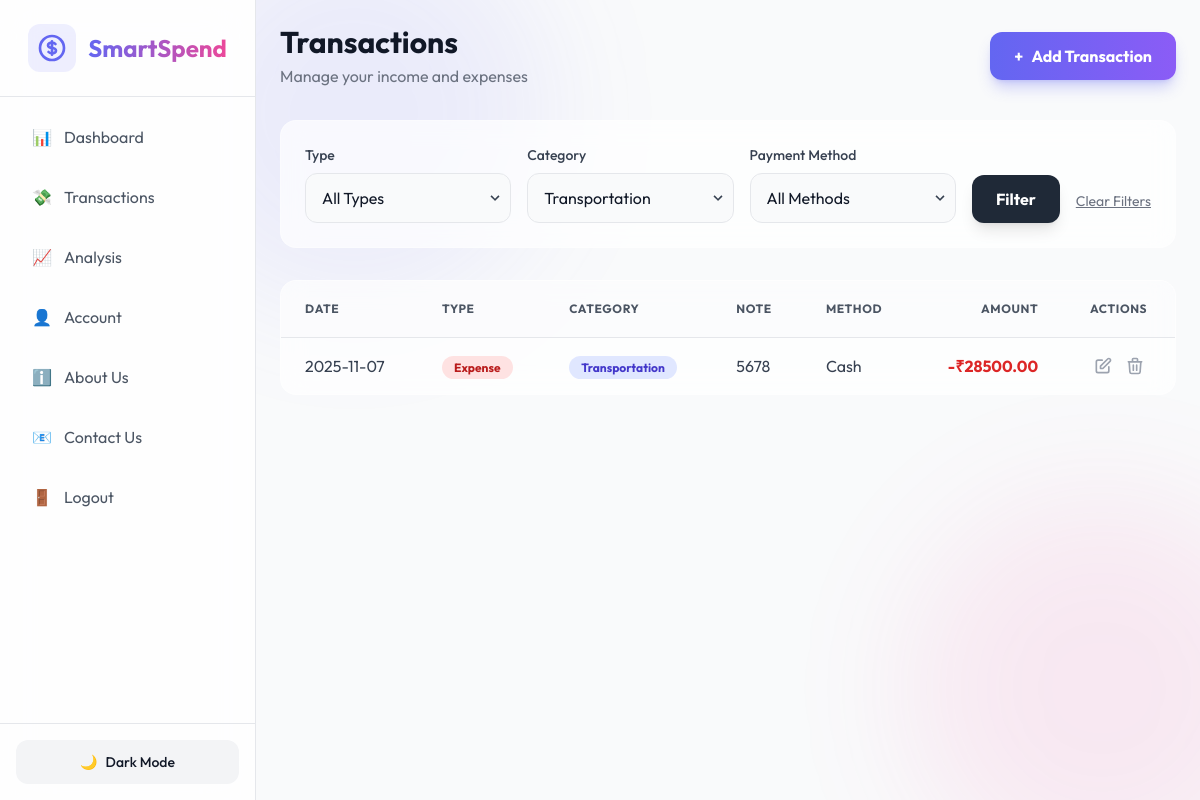
The page /expenses?category_id=2 (signed in) on the database its author committed.
### app/models.py (models this page shows, shortened)
class Expense(db.Model):
    id = db.Column(db.Integer, primary_key=True)
    user_id = db.Column(db.Integer, db.ForeignKey('user.id'))
    category_id = db.Column(db.Integer, db.ForeignKey('category.id'))
    amount = db.Column(db.Float)
    date = db.Column(db.DateTime, index=True, default=datetime.utcnow)
    payment_method = db.Column(db.String(64))
    note = db.Column(db.String(140))
    type = db.Column(db.String(20), default='expense') # 'income' or 'expense'
    category = db.relationship('Category')

class Category(db.Model):
    id = db.Column(db.Integer, primary_key=True)
    name = db.Column(db.String(64))

### app/routes/expense_routes.py (the view)
@expense_bp.route('/expenses')
@login_required
def list_expenses():
    filters = {
        'category_id': request.args.get('category_id'),
        'payment_method': request.args.get('payment_method'),
        'type': request.args.get('type')
    }
    expenses = ExpenseService.get_expenses(current_user.id, filters)
    categories = Category.query.all()
    return render_template('expense/list.html', expenses=expenses, categories=categories)

### app/algorithms.py (called while the page is built)
def merge_sort_expenses(expenses, key='date', reverse=False):
    if len(expenses) <= 1:
        return expenses
    mid = len(expenses) // 2
    left_half = merge_sort_expenses(expenses[:mid], key, reverse)
    right_half = merge_sort_expenses(expenses[mid:], key, reverse)
    return _merge(left_half, right_half, key, reverse)

### app/models.py (called while the page is built)
@login_manager.user_loader
def load_user(user_id):
    return User.query.get(int(user_id))

### app/services/expense_service.py (called while the page is built)
    @staticmethod
    def get_expenses(user_id, filters=None):
        query = Expense.query.filter_by(user_id=user_id)
        if filters:
            if 'category_id' in filters and filters['category_id']:
                query = query.filter_by(category_id=filters['category_id'])
            if 'payment_method' in filters and filters['payment_method']:
                query = query.filter_by(payment_method=filters['payment_method'])
            if 'type' in filters and filters['type']:
                query = query.filter_by(type=filters['type'])
        expenses = query.all()
        return merge_sort_expenses(expenses, key='date', reverse=True)

### app/templates/expense/list.html (shortened to what this page needs)
{% extends "base.html" %}
{% block content %}
<div class="space-y-8">
    <div class="flex flex-col md:flex-row justify-between items-start md:items-center gap-4 animate-fade-in-down">
        <div>
            <h2 class="text-3xl font-bold text-gray-900 dark:text-white">Transactions</h2>
            <p class="text-gray-500 dark:text-gray-400 mt-1">Manage your income and expenses</p>
        </div>
        <a href="{{ url_for('expense.add_expense') }}"
            class="bg-gradient-to-r from-primary to-accent hover:from-indigo-600 hover:to-violet-600 text-white font-bold py-3 px-6 rounded-xl transition shadow-lg shadow-primary/30 flex items-center gap-2 transform hover:scale-105">
            <span>+</span> Add Transaction
        </a>
    </div>
    <div class="glass rounded-2xl p-6 animate-fade-in-down" style="animation-delay: 0.1s">
        <form method="GET" action="{{ url_for('expense.list_expenses') }}" class="flex flex-wrap gap-4 items-end">
            <div class="flex-1 min-w-[150px]">
                <label for="type" class="block text-sm font-medium text-gray-700 dark:text-gray-300 mb-2">Type</label>
                <div class="relative">
                    <select name="type" id="type"
                        class="w-full pl-4 pr-10 py-3 rounded-xl border border-gray-200 dark:border-gray-700 bg-gray-50 dark:bg-dark/50 text-gray-900 dark:text-white focus:ring-2 focus:ring-primary focus:border-transparent appearance-none transition">
                        <option value="">All Types</option>
                    </select>
                    <div
                        class="pointer-events-none absolute inset-y-0 right-0 flex items-center px-2 text-gray-700 dark:text-gray-300">
                    </div>
                </div>
            </div>
            <div class="flex-1 min-w-[200px]">
                <label for="category_id"
                    class="block text-sm font-medium text-gray-700 dark:text-gray-300 mb-2">Category</label>
                <div class="relative">
                    <select name="category_id" id="category_id"
                        class="w-full pl-4 pr-10 py-3 rounded-xl border border-gray-200 dark:border-gray-700 bg-gray-50 dark:bg-dark/50 text-gray-900 dark:text-white focus:ring-2 focus:ring-primary focus:border-transparent appearance-none transition">
                        {% for category in categories %}
                        <option value="{{ category.id }}" {% if request.args.get('category_id')|int==category.id
                            %}selected{% endif %}>{{ category.name }}</option>
                        {% endfor %}
                    </select>
                    <div
                        class="pointer-events-none absolute inset-y-0 right-0 flex items-center px-2 text-gray-700 dark:text-gray-300">
                    </div>
                </div>
            </div>
            <div class="flex-1 min-w-[200px]">
                <label for="payment_method"
                    class="block text-sm font-medium text-gray-700 dark:text-gray-300 mb-2">Payment Method</label>
                <div class="relative">
                    <select name="payment_method" id="payment_method"
                        class="w-full pl-4 pr-10 py-3 rounded-xl border border-gray-200 dark:border-gray-700 bg-gray-50 dark:bg-dark/50 text-gray-900 dark:text-white focus:ring-2 focus:ring-primary focus:border-transparent appearance-none transition">
                        <option value="">All Methods</option>
                    </select>
                    <div
                        class="pointer-events-none absolute inset-y-0 right-0 flex items-center px-2 text-gray-700 dark:text-gray-300">
                    </div>
                </div>
            </div>
            <button type="submit"
                class="bg-gray-800 dark:bg-white dark:text-gray-900 hover:bg-gray-700 dark:hover:bg-gray-200 text-white font-bold py-3 px-6 rounded-xl transition shadow-lg">
                Filter
            </button>
            {% if request.args.get('category_id') or request.args.get('payment_method') or request.args.get('type') %}
            <a href="{{ url_for('expense.list_expenses') }}"
                class="text-gray-500 hover:text-gray-700 dark:text-gray-400 dark:hover:text-gray-200 text-sm underline py-3">
                Clear Filters
            </a>
            {% endif %}
        </form>
    </div>
    <div class="glass rounded-2xl overflow-hidden animate-fade-in-down" style="animation-delay: 0.2s">
        <div class="overflow-x-auto">
            <table class="w-full text-left">
                <thead class="bg-gray-50/50 dark:bg-white/5 border-b border-gray-200 dark:border-gray-700">
                    <tr>
                        <th
                            class="px-6 py-5 font-bold text-gray-600 dark:text-gray-300 uppercase text-xs tracking-wider">
                            Date</th>
                        <th
                            class="px-6 py-5 font-bold text-gray-600 dark:text-gray-300 uppercase text-xs tracking-wider">
                            Type</th>
                        <th
                            class="px-6 py-5 font-bold text-gray-600 dark:text-gray-300 uppercase text-xs tracking-wider">
                            Category</th>
                        <th
                            class="px-6 py-5 font-bold text-gray-600 dark:text-gray-300 uppercase text-xs tracking-wider">
                            Note</th>
                        <th
                            class="px-6 py-5 font-bold text-gray-600 dark:text-gray-300 uppercase text-xs tracking-wider">
                            Method</th>
                        <th
                            class="px-6 py-5 font-bold text-gray-600 dark:text-gray-300 uppercase text-xs tracking-wider text-right">
                            Amount</th>
                        <th
                            class="px-6 py-5 font-bold text-gray-600 dark:text-gray-300 uppercase text-xs tracking-wider text-center">
                            Actions</th>
                    </tr>
                </thead>
                <tbody class="divide-y divide-gray-100 dark:divide-gray-700/50">
                    {% for expense in expenses %}
                    <tr class="hover:bg-gray-50/50 dark:hover:bg-white/5 transition duration-150">
                        <td class="px-6 py-4 text-gray-700 dark:text-gray-300 whitespace-nowrap">{{
                            expense.date.strftime('%Y-%m-%d') }}</td>
                        <td class="px-6 py-4">
                            {% if expense.type == 'income' %}
                            <span
                                class="px-3 py-1 text-xs font-bold rounded-full bg-green-100 text-green-700 dark:bg-green-500/20 dark:text-green-300">Income</span>
                            {% else %}
                            <span
                                class="px-3 py-1 text-xs font-bold rounded-full bg-red-100 text-red-700 dark:bg-red-500/20 dark:text-red-300">Expense</span>
                            {% endif %}
                        </td>
                        <td class="px-6 py-4">
                            <span
                                class="px-3 py-1 text-xs font-bold rounded-full bg-indigo-100 text-indigo-700 dark:bg-indigo-500/20 dark:text-indigo-300">
                                {{ expense.category.name if expense.category else 'Uncategorized' }}
                            </span>
                        </td>
                        <td class="px-6 py-4 text-gray-700 dark:text-gray-300 max-w-xs truncate">{{ expense.note }}</td>
                        <td class="px-6 py-4 text-gray-700 dark:text-gray-300">{{ expense.payment_method }}</td>
                        <td
                            class="px-6 py-4 font-bold text-right {% if expense.type == 'income' %}text-green-600 dark:text-green-400{% else %}text-red-600 dark:text-red-400{% endif %}">
                            {% if expense.type == 'income' %}+{% else %}-{% endif %}₹{{ "%.2f"|format(expense.amount) }}
                        </td>
                        <td class="px-6 py-4 text-center">
                            <div class="flex items-center justify-center gap-3">
                                <a href="{{ url_for('expense.edit_expense', id=expense.id) }}"
                                    class="text-gray-400 hover:text-primary transition transform hover:scale-110"
                                    title="Edit">
                                    <svg xmlns="http://www.w3.org/2000/svg" class="h-5 w-5" fill="none"
                                        viewBox="0 0 24 24" stroke="currentColor">
                                        <path stroke-linecap="round" stroke-linejoin="round" stroke-width="2"
                                            d="M11 5H6a2 2 0 00-2 2v11a2 2 0 002 2h11a2 2 0 002-2v-5m-1.414-9.414a2 2 0 112.828 2.828L11.828 15H9v-2.828l8.586-8.586z" />
                                    </svg>
                                </a>
                                <a href="{{ url_for('expense.delete_expense', id=expense.id) }}"
                                    class="text-gray-400 hover:text-red-500 transition transform hover:scale-110"
                                    title="Delete"
                                    onclick="return confirm('Are you sure you want to delete this transaction?')">
                                    <svg xmlns="http://www.w3.org/2000/svg" class="h-5 w-5" fill="none"
                                        viewBox="0 0 24 24" stroke="currentColor">
                                        <path stroke-linecap="round" stroke-linejoin="round" stroke-width="2"
                                            d="M19 7l-.867 12.142A2 2 0 0116.138 21H7.862a2 2 0 01-1.995-1.858L5 7m5 4v6m4-6v6m1-10V4a1 1 0 00-1-1h-4a1 1 0 00-1 1v3M4 7h16" />
                                    </svg>
                                </a>
                            </div>
                        </td>
                    </tr>
                    {% endfor %}
                </tbody>
            </table>
        </div>
    </div>
</div>
{% endblock %}

### app/static/css/styles.css (style rules this page uses)
.glass { background: rgba(255, 255, 255, 0.7); backdrop-filter: blur(12px); -webkit-backdrop-filter: blur(12px); border: 1px solid rgba(255, 255, 255, 0.3); }
.animate-fade-in-down { animation: fadeInDown 0.5s ease-out; }

### rows shown on the page
Expense: date "2025-11-07", type "Expense", category "Transportation", note "5678", payment_method "Cash", amount "28500.00"

### other values the page prints
form field category_id "Transportation"
